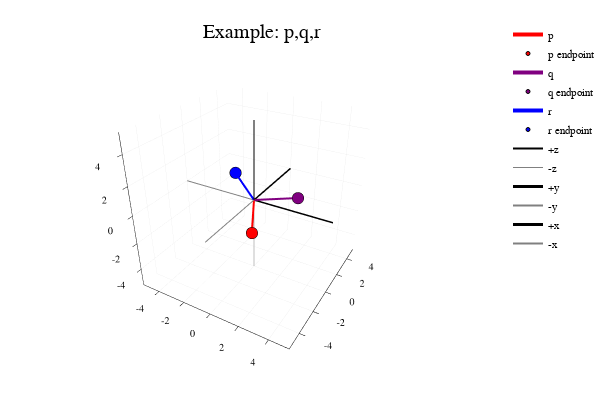

Here is the notebook cell this chart was saved with:
### Markdown cell above
## Preliminary example: plotting three vectors in $\mathbb{R}^3$

Each vector is plotted in standard position.  For example, the vector $\mathbf{\overline{x}}=\begin{bmatrix}x_1\\x_2\\x_3\end{bmatrix}$ starts at the origin and ends at the point $(x_1,x_2,x_3)$.

### Code cell
# Example 
using Plots
plotly()

xp=[0,p[1]];
yp=[0,p[2]];
zp=[0,p[3]];
plot3d(xp,yp,zp, title="Example: p,q,r", label='p', linecolor="red", linewidth=4, lims=[-5,5])
scatter!([p[1], p[1]],[p[2],p[2]],[p[3], p[3]], markercolor="red", markersize=2, label="p endpoint")
xq=[0,q[1]];
yq=[0,q[2]];
zq=[0,q[3]];
plot3d!(xq,yq,zq, label='q', linewidth=4, linecolor="purple")
scatter!([q[1],q[1]],[q[2],q[2]], [q[3],q[3]], markercolor="purple", markersize=2, label="q endpoint")
xr=[0,r[1]];
yr=[0,r[2]];
zr=[0,r[3]];
plot3d!(xr,yr, zr,label='r', linewidth=4, linecolor="blue")
scatter!([r[1], r[1]],[r[2],r[2]],[r[3],r[3]], markercolor="blue", markersize=2, label="r endpoint")

plot3d!([0,0],[0,0],[0,10],  label="+z", linecolor="black", linewidth=2,lims=[-5,5])
plot3d!([0,0],[0,0],[0,-10],  label="-z", linecolor="gray", linewidth=1,lims=[-5,5])
plot3d!([0,0],[0,10],[0,0],  label="+y", linecolor="black", linewidth=3,lims=[-5,5])
plot3d!([0,0],[0,-10],[0,0],  label="-y", linecolor="gray", linewidth=2,lims=[-5,5])
plot3d!([0,10],[0,0],[0,0],  label="+x", linecolor="black", linewidth=3,lims=[-5,5])
plot3d!([0,-10],[0,0],[0,0],  label="-x", linecolor="gray", linewidth=2,lims=[-5,5])

### Figure 1 — Plotly figure (JSON) as saved in the notebook; plotly's stock layout.template omitted (floating-point values rounded to 4 significant figures)
{"data": [{"colorbar": {"title": ""}, "hoverinfo": "text", "legendgroup": "p", "line": {"color": "rgba(255, 0, 0, 1.000)", "dash": "solid", "shape": "linear", "width": 4}, "mode": "lines", "name": "p", "showlegend": true, "text": [null, null], "type": "scatter3d", "x": [0, 1], "xaxis": "x1", "y": [0, -2], "yaxis": "y1", "z": [0, -1], "zmax": 0.1, "zmin": -0.1}, {"colorbar": {"title": ""}, "hoverinfo": "text", "legendgroup": "p endpoint", "marker": {"color": "rgba(255, 0, 0, 1.000)", "line": {"color": "rgba(0, 0, 0, 1.000)", "width": 1}, "size": 4, "symbol": "circle"}, "mode": "markers", "name": "p endpoint", "showlegend": true, "text": [null, null], "type": "scatter3d", "x": [1, 1], "xaxis": "x1", "y": [-2, -2], "yaxis": "y1", "z": [-1, -1], "zmax": 0.1, "zmin": -0.1}, {"colorbar": {"title": ""}, "hoverinfo": "text", "legendgroup": "q", "line": {"color": "rgba(128, 0, 128, 1.000)", "dash": "solid", "shape": "linear", "width": 4}, "mode": "lines", "name": "q", "showlegend": true, "text": [null, null], "type": "scatter3d", "x": [0, 3], "xaxis": "x1", "y": [0, 0], "yaxis": "y1", "z": [0, 1], "zmax": 0.1, "zmin": -0.1}, {"colorbar": {"title": ""}, "hoverinfo": "text", "legendgroup": "q endpoint", "marker": {"color": "rgba(128, 0, 128, 1.000)", "line": {"color": "rgba(0, 0, 0, 1.000)", "width": 1}, "size": 4, "symbol": "circle"}, "mode": "markers", "name": "q endpoint", "showlegend": true, "text": [null, null], "type": "scatter3d", "x": [3, 3], "xaxis": "x1", "y": [0, 0], "yaxis": "y1", "z": [1, 1], "zmax": 0.1, "zmin": -0.1}, {"colorbar": {"title": ""}, "hoverinfo": "text", "legendgroup": "r", "line": {"color": "rgba(0, 0, 255, 1.000)", "dash": "solid", "shape": "linear", "width": 4}, "mode": "lines", "name": "r", "showlegend": true, "text": [null, null], "type": "scatter3d", "x": [0, -2], "xaxis": "x1", "y": [0, 1], "yaxis": "y1", "z": [0, 1], "zmax": 0.1, "zmin": -0.1}, {"colorbar": {"title": ""}, "hoverinfo": "text", "legendgroup": "r endpoint", "marker": {"color": "rgba(0, 0, 255, 1.000)", "line": {"color": "rgba(0, 0, 0, 1.000)", "width": 1}, "size": 4, "symbol": "circle"}, "mode": "markers", "name": "r endpoint", "showlegend": true, "text": [null, null], "type": "scatter3d", "x": [-2, -2], "xaxis": "x1", "y": [1, 1], "yaxis": "y1", "z": [1, 1], "zmax": 0.1, "zmin": -0.1}, {"colorbar": {"title": ""}, "hoverinfo": "text", "legendgroup": "+z", "line": {"color": "rgba(0, 0, 0, 1.000)", "dash": "solid", "shape": "linear", "width": 2}, "mode": "lines", "name": "+z", "showlegend": true, "text": [null, null], "type": "scatter3d", "x": [0, 0], "xaxis": "x1", "y": [0, 0], "yaxis": "y1", "z": [0, 10], "zmax": 0.1, "zmin": -0.1}, {"colorbar": {"title": ""}, "hoverinfo": "text", "legendgroup": "-z", "line": {"color": "rgba(128, 128, 128, 1.000)", "dash": "solid", "shape": "linear", "width": 1}, "mode": "lines", "name": "-z", "showlegend": true, "text": [null, null], "type": "scatter3d", "x": [0, 0], "xaxis": "x1", "y": [0, 0], "yaxis": "y1", "z": [0, -10], "zmax": 0.1, "zmin": -0.1}, {"colorbar": {"title": ""}, "hoverinfo": "text", "legendgroup": "+y", "line": {"color": "rgba(0, 0, 0, 1.000)", "dash": "solid", "shape": "linear", "width": 3}, "mode": "lines", "name": "+y", "showlegend": true, "text": [null, null], "type": "scatter3d", "x": [0, 0], "xaxis": "x1", "y": [0, 10], "yaxis": "y1", "z": [0, 0], "zmax": 0.1, "zmin": -0.1}, {"colorbar": {"title": ""}, "hoverinfo": "text", "legendgroup": "-y", "line": {"color": "rgba(128, 128, 128, 1.000)", "dash": "solid", "shape": "linear", "width": 2}, "mode": "lines", "name": "-y", "showlegend": true, "text": [null, null], "type": "scatter3d", "x": [0, 0], "xaxis": "x1", "y": [0, -10], "yaxis": "y1", "z": [0, 0], "zmax": 0.1, "zmin": -0.1}, {"colorbar": {"title": ""}, "hoverinfo": "text", "legendgroup": "+x", "line": {"color": "rgba(0, 0, 0, 1.000)", "dash": "solid", "shape": "linear", "width": 3}, "mode": "lines", "name": "+x", "showlegend": true, "text": [null, null], "type": "scatter3d", "x": [0, 10], "xaxis": "x1", "y": [0, 0], "yaxis": "y1", "z": [0, 0], "zmax": 0.1, "zmin": -0.1}, {"colorbar": {"title": ""}, "hoverinfo": "text", "legendgroup": "-x", "line": {"color": "rgba(128, 128, 128, 1.000)", "dash": "solid", "shape": "linear", "width": 2}, "mode": "lines", "name": "-x", "showlegend": true, "text": [null, null], "type": "scatter3d", "x": [0, -10], "xaxis": "x1", "y": [0, 0], "yaxis": "y1", "z": [0, 0], "zmax": 0.1, "zmin": -0.1}], "layout": {"annotations": [{"font": {"color": "rgba(0, 0, 0, 1.000)", "family": "sans-serif", "size": 20}, "rotation": 0, "showarrow": false, "text": "Example: p,q,r", "x": 0.5148, "xanchor": "center", "xref": "paper", "y": 1, "yanchor": "top", "yref": "paper"}], "height": 400, "legend": {"bgcolor": "rgba(255, 255, 255, 1.000)", "bordercolor": "rgba(0, 0, 0, 1.000)", "font": {"color": "rgba(0, 0, 0, 1.000)", "family": "sans-serif", "size": 11}, "tracegroupgap": 0, "x": 1, "y": 1}, "margin": {"b": 20, "l": 0, "r": 0, "t": 20}, "paper_bgcolor": "rgba(255, 255, 255, 1.000)", "plot_bgcolor": "rgba(255, 255, 255, 1.000)", "scene": {"camera": {"eye": {"x": 1.126, "y": -1.95, "z": 1.3}}, "xaxis": {"anchor": "y1", "domain": [0.03619, 0.9934], "gridcolor": "rgba(0, 0, 0, 0.100)", "gridwidth": 0.5, "linecolor": "rgba(0, 0, 0, 1.000)", "mirror": false, "range": [-5.3, 5.3], "showgrid": true, "showline": true, "showticklabels": true, "tickangle": 0, "tickcolor": "rgb(0, 0, 0)", "tickfont": {"color": "rgba(0, 0, 0, 1.000)", "family": "sans-serif", "size": 11}, "tickmode": "array", "ticks": "inside", "ticktext": ["-4", "-2", "0", "2", "4"], "tickvals": [-4, -2, 0, 2, 4], "title": "", "titlefont": {"color": "rgba(0, 0, 0, 1.000)", "family": "sans-serif", "size": 15}, "type": "-", "visible": true, "zeroline": false, "zerolinecolor": "rgba(0, 0, 0, 1.000)"}, "yaxis": {"anchor": "x1", "domain": [0.03762, 0.9415], "gridcolor": "rgba(0, 0, 0, 0.100)", "gridwidth": 0.5, "linecolor": "rgba(0, 0, 0, 1.000)", "mirror": false, "range": [-5.3, 5.3], "showgrid": true, "showline": true, "showticklabels": true, "tickangle": 0, "tickcolor": "rgb(0, 0, 0)", "tickfont": {"color": "rgba(0, 0, 0, 1.000)", "family": "sans-serif", "size": 11}, "tickmode": "array", "ticks": "inside", "ticktext": ["-4", "-2", "0", "2", "4"], "tickvals": [-4, -2, 0, 2, 4], "title": "", "titlefont": {"color": "rgba(0, 0, 0, 1.000)", "family": "sans-serif", "size": 15}, "type": "-", "visible": true, "zeroline": false, "zerolinecolor": "rgba(0, 0, 0, 1.000)"}, "zaxis": {"gridcolor": "rgba(0, 0, 0, 0.100)", "gridwidth": 0.5, "linecolor": "rgba(0, 0, 0, 1.000)", "mirror": false, "range": [-5.3, 5.3], "showgrid": true, "showline": true, "showticklabels": true, "tickangle": 0, "tickcolor": "rgb(0, 0, 0)", "tickfont": {"color": "rgba(0, 0, 0, 1.000)", "family": "sans-serif", "size": 11}, "tickmode": "array", "ticks": "inside", "ticktext": ["-4", "-2", "0", "2", "4"], "tickvals": [-4, -2, 0, 2, 4], "title": "", "titlefont": {"color": "rgba(0, 0, 0, 1.000)", "family": "sans-serif", "size": 15}, "type": "-", "visible": true, "zeroline": false, "zerolinecolor": "rgba(0, 0, 0, 1.000)"}}, "showlegend": true, "width": 600}}
